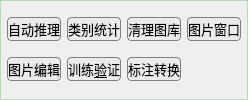
       <widget class="QGroupBox" name="groupBox_3">
        <property name="font">
         <font>
          <pointsize>10</pointsize>
         </font>
        </property>
        <property name="styleSheet">
         <string notr="true">QGroupBox{border: 1px solid  rgb(180, 220, 180);}</string>
        </property>
        <property name="title">
         <string/>
        </property>
        <layout class="QGridLayout" name="gridLayout_4">
         <property name="leftMargin">
          <number>6</number>
         </property>
         <property name="topMargin">
          <number>6</number>
         </property>
         <property name="rightMargin">
          <number>6</number>
         </property>
         <property name="bottomMargin">
          <number>6</number>
         </property>
         <item row="3" column="0">
          <widget class="QPushButton" name="pushButton_auto_infer">
           <property name="enabled">
            <bool>true</bool>
           </property>
           <property name="minimumSize">
            <size>
             <width>0</width>
             <height>24</height>
            </size>
           </property>
           <property name="font">
            <font>
             <pointsize>10</pointsize>
            </font>
           </property>
           <property name="styleSheet">
            <string notr="true">QPushButton
{background-color: rgb(235, 235, 235);
border: 1px solid gray;
border-radius: 4px;
}
 QPushButton:hover {
            background-color:  rgb(225, 225, 225);
}

 QPushButton:pressed {
            background-color:  rgb(215, 215, 215);
        }        

</string>
           </property>
           <property name="text">
            <string>自动推理</string>
           </property>
           <property name="icon">
            <iconset>
             <normaloff>images/auto_infer/chip_large.png</normaloff>images/auto_infer/chip_large.png</iconset>
           </property>
          </widget>
         </item>
         <item row="3" column="3">
          <widget class="QPushButton" name="pushButton_check_label">
           <property name="enabled">
            <bool>true</bool>
           </property>
           <property name="minimumSize">
            <size>
             <width>0</width>
             <height>24</height>
            </size>
           </property>
           <property name="font">
            <font>
             <pointsize>10</pointsize>
            </font>
           </property>
           <property name="toolTip">
            <string>清理多余的图片或标注文件</string>
           </property>
           <property name="styleSheet">
            <string notr="true">QPushButton
{background-color: rgb(235, 235, 235);
border: 1px solid gray;
border-radius: 4px;
}
 QPushButton:hover {
            background-color:  rgb(225, 225, 225);
}

 QPushButton:pressed {
            background-color:  rgb(215, 215, 215);
        }        
</string>
           </property>
           <property name="text">
            <string>清理图库</string>
           </property>
           <property name="icon">
            <iconset>
             <normaloff>images/look/View_black.svg</normaloff>images/look/View_black.svg</iconset>
           </property>
           <property name="iconSize">
            <size>
             <width>16</width>
             <height>16</height>
            </size>
           </property>
          </widget>
         </item>
         <item row="3" column="2">
          <widget class="QPushButton" name="pushButton_stat">
           <property name="minimumSize">
            <size>
             <width>0</width>
             <height>24</height>
            </size>
           </property>
           <property name="font">
            <font>
             <pointsize>10</pointsize>
            </font>
           </property>
           <property name="styleSheet">
            <string notr="true">QPushButton
{background-color: rgb(235, 235, 235);
border: 1px solid gray;
border-radius: 4px;
}
 QPushButton:hover {
            background-color:  rgb(225, 225, 225);
}

 QPushButton:pressed {
            background-color:  rgb(215, 215, 215);
        }        

 
</string>
           </property>
           <property name="text">
            <string>类别统计</string>
           </property>
           <property name="icon">
            <iconset>
             <normaloff>images/图片7.png</normaloff>images/图片7.png</iconset>
           </property>
          </widget>
         </item>
         <item row="3" column="5">
          <widget class="QPushButton" name="pushButton_img_window">
           <property name="minimumSize">
            <size>
             <width>0</width>
             <height>24</height>
            </size>
           </property>
           <property name="font">
            <font>
             <pointsize>10</pointsize>
            </font>
           </property>
           <property name="toolTip">
            <string>新建一个窗口来展示一张图片</string>
           </property>
           <property name="styleSheet">
            <string notr="true">QPushButton
{background-color: rgb(235, 235, 235);
border: 1px solid gray;
border-radius: 4px;
}
 QPushButton:hover {
            background-color:  rgb(225, 225, 225);
}

 QPushButton:pressed {
            background-color:  rgb(215, 215, 215);
        }        

</string>
           </property>
           <property name="text">
            <string>图片窗口</string>
           </property>
           <property name="icon">
            <iconset>
             <normaloff>images/window.png</normaloff>images/window.png</iconset>
           </property>
           <property name="iconSize">
            <size>
             <width>16</width>
             <height>16</height>
            </size>
           </property>
          </widget>
         </item>
         <item row="4" column="0">
          <widget class="QPushButton" name="pushButton_img_edit">
           <property name="minimumSize">
            <size>
             <width>0</width>
             <height>24</height>
            </size>
           </property>
           <property name="font">
            <font>
             <pointsize>10</pointsize>
            </font>
           </property>
           <property name="toolTip">
            <string>编辑并保存图片</string>
           </property>
           <property name="styleSheet">
            <string notr="true">QPushButton
{background-color: rgb(235, 235, 235);
border: 1px solid gray;
border-radius: 4px;
}
 QPushButton:hover {
            background-color:  rgb(225, 225, 225);
}

 QPushButton:pressed {
            background-color:  rgb(215, 215, 215);
        }        
</string>
           </property>
           <property name="text">
            <string>图片编辑</string>
           </property>
           <property name="icon">
            <iconset>
             <normaloff>images/img_video_camera/image.png</normaloff>images/img_video_camera/image.png</iconset>
           </property>
           <property name="iconSize">
            <size>
             <width>16</width>
             <height>16</height>
            </size>
           </property>
          </widget>
         </item>
         <item row="4" column="2">
          <widget class="QPushButton" name="pushButton_img_tv">
           <property name="minimumSize">
            <size>
             <width>0</width>
             <height>24</height>
            </size>
           </property>
           <property name="font">
            <font>
             <pointsize>10</pointsize>
            </font>
           </property>
           <property name="toolTip">
            <string>生成单独的训练集&amp;验证集文件夹</string>
           </property>
           <property name="styleSheet">
            <string notr="true">QPushButton
{background-color: rgb(235, 235, 235);
border: 1px solid gray;
border-radius: 4px;
}
 QPushButton:hover {
            background-color:  rgb(225, 225, 225);
}

 QPushButton:pressed {
            background-color:  rgb(215, 215, 215);
        }        
</string>
           </property>
           <property name="text">
            <string>训练&amp;验证</string>
           </property>
           <property name="icon">
            <iconset>
             <normaloff>images/train_val.png</normaloff>images/train_val.png</iconset>
           </property>
           <property name="iconSize">
            <size>
             <width>16</width>
             <height>16</height>
            </size>
           </property>
          </widget>
         </item>
         <item row="4" column="3">
          <widget class="QPushButton" name="pushButton_convert_label">
           <property name="minimumSize">
            <size>
             <width>0</width>
             <height>24</height>
            </size>
           </property>
           <property name="font">
            <font>
             <pointsize>10</pointsize>
            </font>
           </property>
           <property name="toolTip">
            <string>转换标注格式</string>
           </property>
           <property name="styleSheet">
            <string notr="true">QPushButton
{background-color: rgb(235, 235, 235);
border: 1px solid gray;
border-radius: 4px;
}
 QPushButton:hover {
            background-color:  rgb(225, 225, 225);
}

 QPushButton:pressed {
            background-color:  rgb(215, 215, 215);
        }        
</string>
           </property>
           <property name="text">
            <string>标注转换</string>
           </property>
           <property name="icon">
            <iconset>
             <normaloff>images/direction/loop.png</normaloff>images/direction/loop.png</iconset>
           </property>
           <property name="iconSize">
            <size>
             <width>16</width>
             <height>16</height>
            </size>
           </property>
          </widget>
         </item>
        </layout>
       </widget>
